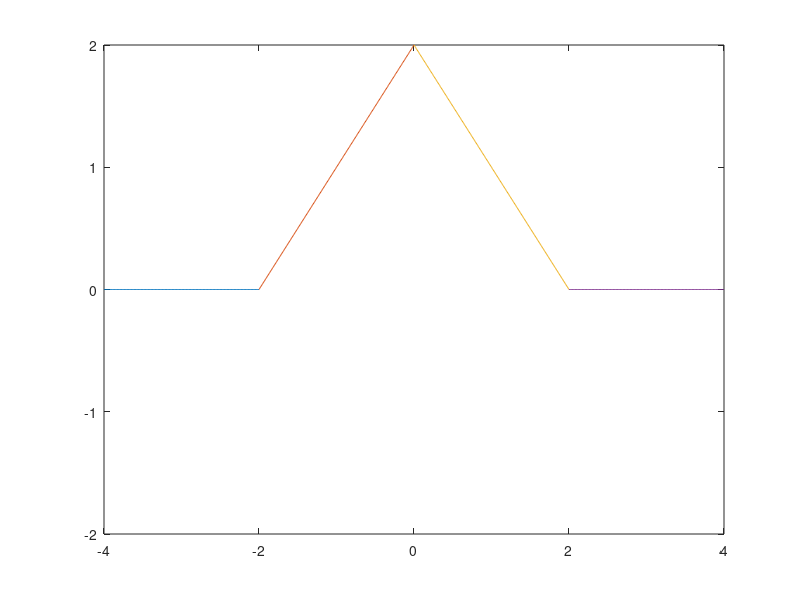

The MATLAB script that drew this image:
t=-4:0.01:-2;
y=0.*t
plot(t,y)
hold on
t=-2:0.01:0;
y=t+2+0.*t
plot(t,y)
hold on
t=0:0.01:2;
y=-t+2+0.*t
plot(t,y)
hold on
t=2:0.01:4;
y=0.*t
plot(t,y)
hold on
axis([-4 4 -2 2])
